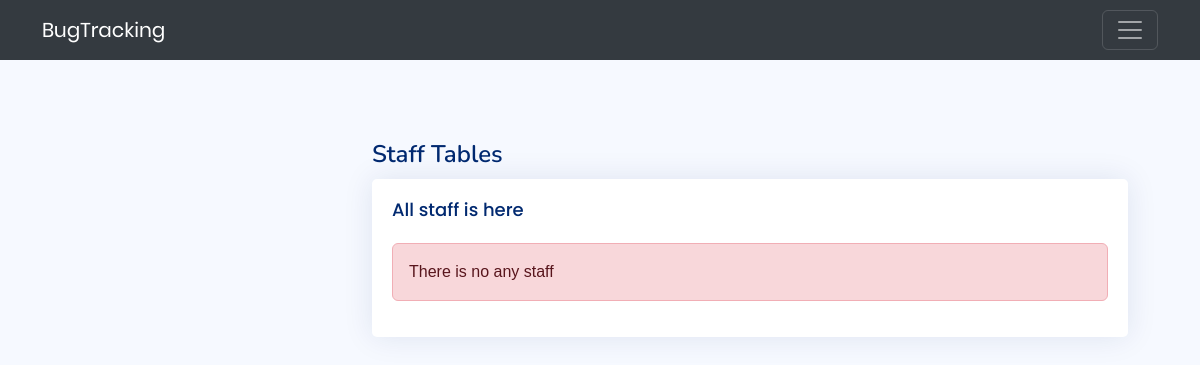
The page /views/staff.php (signed in) on the database as committed earlier.
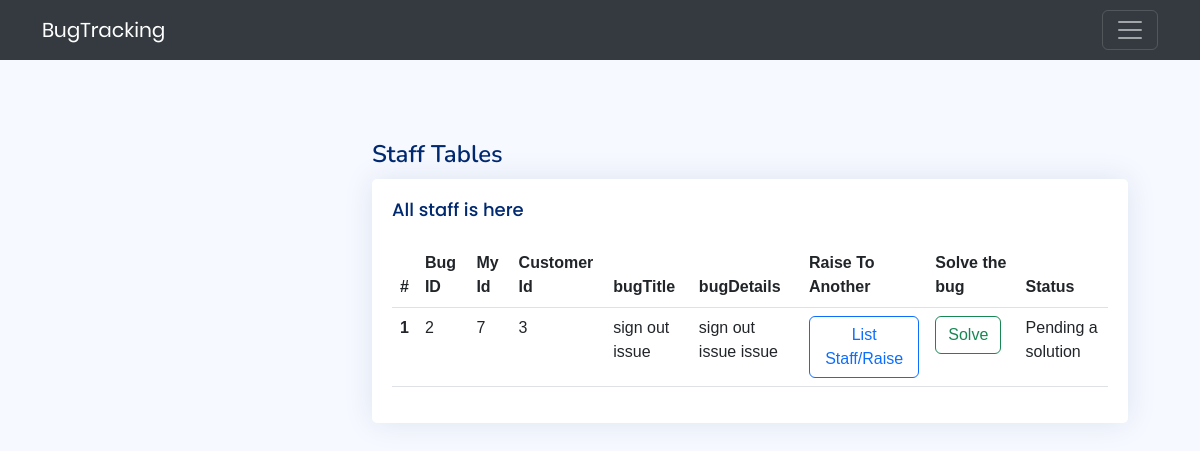
The same page on the database as committed later.
### tables this page shows
CREATE TABLE `bug` (
  `bugID` int(11) NOT NULL,
  `staffAssignedID` int(11) DEFAULT NULL,
  `customerReportedID` int(11) NOT NULL,
  `bug title` varchar(255) NOT NULL,
  `bug details` text NOT NULL,
  `status` int(11) NOT NULL
);

### models/staff.php (called while the page is built, shortened)
<?php
class Staff extends User
{
    public function getMyBugs($id)
    {
        $db = new DBController;
        if ($db->openConnect()) {
            $query = "SELECT * FROM bug WHERE staffAssignedID='$id'";
            return $db->select($query);
        } else {
            echo "error database connection";
            return false;
        }
    }
}

### controllers/DBController.php (called while the page is built, shortened)
<?php
class DBController
{
    private $dbHost = "localhost";
    private $dbUser = "root";
    private $dbPass = "";
    private $dbName = "bug_tracking";
    public $connection;
    public function openConnect()
    {
        $this->connection = new mysqli($this->dbHost, $this->dbUser, $this->dbPass, $this->dbName);
        if ($this->connection->connect_error) {
            echo "error in connection : " . $this->connection->connect_error;
            return false;
        } else {
            return true;
        }
    }
    public function select($qry)
    {
        $result = $this->connection->query($qry);
        if (!$result) {
            echo "ERROR : " . mysqli_error($this->connection);
            return false;
        } else {
            return $result->fetch_all(MYSQLI_ASSOC);
        }
    }
}
?>

### views/staff.php (the view, shortened to what this page needs)
<?php
if (!isset($_SESSION['userType'])) {
    header("location: login.php");
} else {
    require_once '../models/staff.php';
    $i = 1;
    $staff = new Staff;
    $staffs = $staff->getMyBugs($_SESSION['userID']);
}
?>
<!DOCTYPE html>
<html lang="en">
<head>
    <link href="../views/admin/assets/vendor/boxicons/css/boxicons.min.css" rel="stylesheet">
    <link href="../views/admin/assets/vendor/quill/quill.snow.css" rel="stylesheet">
    <link href="../views/admin/assets/vendor/quill/quill.bubble.css" rel="stylesheet">
    <link href="../views/admin/assets/vendor/remixicon/remixicon.css" rel="stylesheet">
    <link href="../views/admin/assets/vendor/simple-datatables/style.css" rel="stylesheet">
    <link rel="stylesheet" href="../views/css/all.min.css">
    <link rel="stylesheet" href="../views/css/util.css">
    <link rel="stylesheet" href="../views/css/main.css">
    <link rel="stylesheet" href="../views/css/style.css">
    <link rel="stylesheet" href="../views/css/bootstrap.min.css">
    <link href="assets/css/style.css" rel="stylesheet">
</head>
<body>
    <nav class="navbar bg-body-secondary sticky-top na" data-bs-theme="dark">
        <div class="container">
            <a class="navbar-brand" href="#">BugTracking</a>
            <button class="navbar-toggler" type="button" data-bs-toggle="offcanvas" data-bs-target="#offcanvasNavbar" aria-controls="offcanvasNavbar" aria-label="Toggle navigation">
                <span class="navbar-toggler-icon"></span>
            </button>
        </div>
    </nav>
    <div class="container">
        <main id="main" class="main show-admin">
            <div class="pagetitle">
                <h1>Staff Tables</h1>
            </div>
            <section class="section">
                <div class="row">
                    <div class="col-lg-12">
                        <div class="card">
                            <div class="card-body">
                                <div class="d-flex justify-content-between align-items-center">
                                    <h5 class="card-title">All staff is here</h5>
                                </div>
                                <?php
                                if (count($staffs) == 0) {
                                ?>
                                    <div class="alert alert-danger" role="alert">
                                        There is no any staff
                                    </div>
                                <?php
                                } else {
                                ?>
                                    <table class="table datatable">
                                        <thead>
                                            <tr>
                                                <th scope="col">#</th>
                                                <th scope="col">Bug ID</th>
                                                <th scope="col">My Id</th>
                                                <th scope="col">Customer Id</th>
                                                <th scope="col">bugTitle</th>
                                                <th scope="col">bugDetails</th>
                                                <th scope="col">Raise To Another</th>
                                                <th scope="col">Solve the bug</th>
                                                <th scope="col">Status</th>
                                            </tr>
                                        </thead>
                                        <tbody>
                                            <?php
                                            foreach ($staffs as $staff) {
                                            ?>
                                                <tr>
                                                    <th scope="row">
                                                        <?php echo $i++; ?>
                                                    </th>
                                                    <td>
                                                        <?php echo $staff["bugID"]; ?>
                                                    </td>
                                                    <td>
                                                        <?php echo $staff["staffAssignedID"] ?>
                                                    </td>
                                                    <td>
                                                        <?php echo $staff["customerReportedID"] ?>
                                                    </td>
                                                    <td>
                                                        <?php echo $staff["bug title"] ?>
                                                    </td>
                                                    <td>
                                                        <?php echo $staff["bug details"] ?>
                                                    </td>
                                                    <td>
                                                        <form action="staff.php" method="POST">
                                                            <button class="btn btn-outline-primary" name="raiseBug">
                                                                List Staff/Raise
                                                            </button>
                                                        </form>
                                                    </td>
                                                    <td>
                                                        <form action="staff.php" method="POST">
                                                            <button class="btn btn-outline-success" name="solved">
                                                                Solve
                                                            </button>
                                                        </form>
                                                    </td>
                                                    <td>
                                                        <?php
                                                        if ($staff["status"] == 1) {
                                                            echo "Solved";
                                                        } else {
                                                            echo "Pending a solution";
                                                        }
                                                        ?>
                                                    </td>
                                                </tr>
                                            <?php
                                            }
                                            ?>
                                        </tbody>
                                    </table>
                                <?php
                                }
                                ?>
                            </div>
                        </div>
                    </div>
                </div>
            </section>
        </main>
    </div>
</body>
</html>

### views/css/main.css (style rules this page uses)
* { margin: 0px; padding: 0px; box-sizing: border-box; }
body, html { height: 100%; font-family: Poppins-Regular, sans-serif; }
a { font-family: Poppins-Regular; font-size: 14px; line-height: 1.7; color: #666666; margin: 0px; transition: all 0.4s; -webkit-transition: all 0.4s; -o-transition: all 0.4s; -moz-transition: all 0.4s; }
h1,h2,h3,h4,h5,h6 { margin: 0px; }
button { outline: none !important; border: none; background: transparent; }

### views/css/style.css (style rules this page uses)
.show-admin { margin-top: 20px; }
.card { background: #fff; transition: .5s; border: 0; margin-bottom: 30px; border-radius: .55rem; position: relative; width: 100%; height: 86.6vh; }
* { margin: 0; padding: 0; font-family: 'Hind Siliguri', sans-serif; }
.container { width: 90%; margin: auto; }

### views/admin/assets/css/style.css (style rules this page uses)
:root { scroll-behavior: smooth; }
body { font-family: "Open Sans", sans-serif; background: #f6f9ff; color: #444444; }
a { color: #4154f1; text-decoration: none; }
h1, h2, h3, h4, h5, h6 { font-family: "Nunito", sans-serif; }
#main { margin-top: 60px; padding: 20px 30px; transition: all 0.3s; }
.pagetitle { margin-bottom: 10px; }
.pagetitle h1 { font-size: 24px; margin-bottom: 0; font-weight: 600; color: #012970; }
.card { margin-bottom: 30px; border: none; border-radius: 5px; box-shadow: 0px 0 30px rgba(1, 41, 112, 0.1); }
.card-title { padding: 20px 0 15px 0; font-size: 18px; font-weight: 500; color: #012970; font-family: "Poppins", sans-serif; }
.card-body { padding: 0 20px 20px 20px; }
@media (min-width: 1200px) { #main, #footer { margin-left: 300px; } }

Rows that differ between the two databases and show on the page:
added bug: bugID "2", staffAssignedID "7", customerReportedID "3", bug title "sign out issue", bug details "sign out issue issue", status "Pending a solution"
Other text that changed with them:
text no longer shown: "There is no any staff"
text now shown: "# Bug ID My Id Customer Id bugTitle bugDetails Raise To Another Solve the bug Status"
